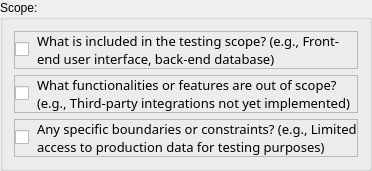
                      <widget class="QGroupBox" name="groupBox_4">
                       <property name="sizePolicy">
                        <sizepolicy hsizetype="Minimum" vsizetype="Minimum">
                         <horstretch>0</horstretch>
                         <verstretch>0</verstretch>
                        </sizepolicy>
                       </property>
                       <property name="title">
                        <string>Scope:</string>
                       </property>
                       <layout class="QVBoxLayout" name="verticalLayout_12">
                        <item>
                         <widget class="QFrame" name="frame_7">
                          <property name="frameShape">
                           <enum>QFrame::StyledPanel</enum>
                          </property>
                          <property name="frameShadow">
                           <enum>QFrame::Raised</enum>
                          </property>
                          <layout class="QHBoxLayout" name="horizontalLayout_12">
                           <property name="spacing">
                            <number>8</number>
                           </property>
                           <property name="leftMargin">
                            <number>0</number>
                           </property>
                           <property name="topMargin">
                            <number>0</number>
                           </property>
                           <property name="rightMargin">
                            <number>0</number>
                           </property>
                           <property name="bottomMargin">
                            <number>0</number>
                           </property>
                           <item>
                            <widget class="QCheckBox" name="c7">
                             <property name="sizePolicy">
                              <sizepolicy hsizetype="Fixed" vsizetype="Fixed">
                               <horstretch>0</horstretch>
                               <verstretch>0</verstretch>
                              </sizepolicy>
                             </property>
                             <property name="text">
                              <string/>
                             </property>
                            </widget>
                           </item>
                           <item>
                            <widget class="QLabel" name="label_11">
                             <property name="font">
                              <font>
                               <family>Cascadia Mono</family>
                               <pointsize>10</pointsize>
                               <weight>50</weight>
                               <italic>false</italic>
                               <bold>false</bold>
                               <kerning>true</kerning>
                              </font>
                             </property>
                             <property name="lineWidth">
                              <number>3</number>
                             </property>
                             <property name="text">
                              <string>What is included in the testing scope? (e.g., Front-end user interface, back-end database)</string>
                             </property>
                             <property name="wordWrap">
                              <bool>true</bool>
                             </property>
                            </widget>
                           </item>
                          </layout>
                         </widget>
                        </item>
                        <item>
                         <widget class="QFrame" name="frame_8">
                          <property name="frameShape">
                           <enum>QFrame::StyledPanel</enum>
                          </property>
                          <property name="frameShadow">
                           <enum>QFrame::Raised</enum>
                          </property>
                          <layout class="QHBoxLayout" name="horizontalLayout_13">
                           <property name="spacing">
                            <number>8</number>
                           </property>
                           <property name="leftMargin">
                            <number>0</number>
                           </property>
                           <property name="topMargin">
                            <number>0</number>
                           </property>
                           <property name="rightMargin">
                            <number>0</number>
                           </property>
                           <property name="bottomMargin">
                            <number>0</number>
                           </property>
                           <item>
                            <widget class="QCheckBox" name="c8">
                             <property name="sizePolicy">
                              <sizepolicy hsizetype="Fixed" vsizetype="Fixed">
                               <horstretch>0</horstretch>
                               <verstretch>0</verstretch>
                              </sizepolicy>
                             </property>
                             <property name="text">
                              <string/>
                             </property>
                            </widget>
                           </item>
                           <item>
                            <widget class="QLabel" name="label_12">
                             <property name="font">
                              <font>
                               <family>Cascadia Mono</family>
                               <pointsize>10</pointsize>
                               <weight>50</weight>
                               <italic>false</italic>
                               <bold>false</bold>
                              </font>
                             </property>
                             <property name="text">
                              <string>What functionalities or features are out of scope? (e.g., Third-party integrations not yet implemented)</string>
                             </property>
                             <property name="wordWrap">
                              <bool>true</bool>
                             </property>
                            </widget>
                           </item>
                          </layout>
                         </widget>
                        </item>
                        <item>
                         <widget class="QFrame" name="frame_9">
                          <property name="frameShape">
                           <enum>QFrame::StyledPanel</enum>
                          </property>
                          <property name="frameShadow">
                           <enum>QFrame::Raised</enum>
                          </property>
                          <layout class="QHBoxLayout" name="horizontalLayout_14">
                           <property name="spacing">
                            <number>8</number>
                           </property>
                           <property name="leftMargin">
                            <number>0</number>
                           </property>
                           <property name="topMargin">
                            <number>0</number>
                           </property>
                           <property name="rightMargin">
                            <number>0</number>
                           </property>
                           <property name="bottomMargin">
                            <number>0</number>
                           </property>
                           <item>
                            <widget class="QCheckBox" name="c9">
                             <property name="sizePolicy">
                              <sizepolicy hsizetype="Fixed" vsizetype="Fixed">
                               <horstretch>0</horstretch>
                               <verstretch>0</verstretch>
                              </sizepolicy>
                             </property>
                             <property name="text">
                              <string/>
                             </property>
                            </widget>
                           </item>
                           <item>
                            <widget class="QLabel" name="label_13">
                             <property name="font">
                              <font>
                               <family>Cascadia Mono</family>
                               <pointsize>10</pointsize>
                               <weight>50</weight>
                               <italic>false</italic>
                               <bold>false</bold>
                              </font>
                             </property>
                             <property name="text">
                              <string>Any specific boundaries or constraints? (e.g., Limited access to production data for testing purposes)</string>
                             </property>
                             <property name="wordWrap">
                              <bool>true</bool>
                             </property>
                            </widget>
                           </item>
                          </layout>
                         </widget>
                        </item>
                       </layout>
                      </widget>
